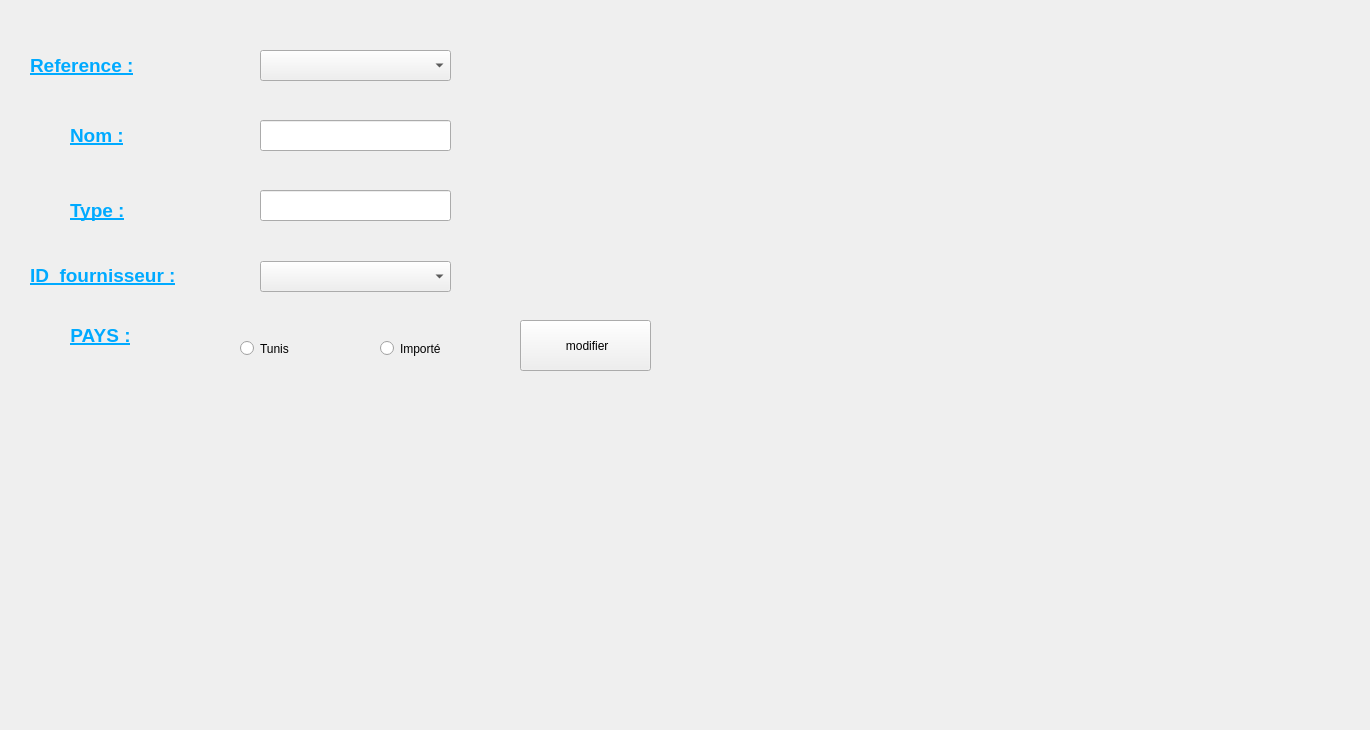
      <widget class="QWidget" name="tab_9">
       <attribute name="title">
        <string>modifier un equipement</string>
       </attribute>
       <widget class="QLabel" name="label_11">
        <property name="geometry">
         <rect>
          <x>30</x>
          <y>40</y>
          <width>141</width>
          <height>51</height>
         </rect>
        </property>
        <property name="font">
         <font>
          <pointsize>14</pointsize>
          <weight>75</weight>
          <bold>true</bold>
          <underline>true</underline>
         </font>
        </property>
        <property name="styleSheet">
         <string notr="true"/>
        </property>
        <property name="text">
         <string>&lt;html&gt;&lt;head/&gt;&lt;body&gt;&lt;p&gt;&lt;span style=&quot; color:#00aaff;&quot;&gt;Reference :&lt;/span&gt;&lt;/p&gt;&lt;/body&gt;&lt;/html&gt;</string>
        </property>
       </widget>
       <widget class="QLabel" name="label_12">
        <property name="geometry">
         <rect>
          <x>30</x>
          <y>250</y>
          <width>151</width>
          <height>51</height>
         </rect>
        </property>
        <property name="font">
         <font>
          <pointsize>14</pointsize>
          <weight>75</weight>
          <bold>true</bold>
          <underline>true</underline>
         </font>
        </property>
        <property name="text">
         <string>&lt;html&gt;&lt;head/&gt;&lt;body&gt;&lt;p&gt;&lt;span style=&quot; color:#00aaff;&quot;&gt;ID_fournisseur :&lt;/span&gt;&lt;/p&gt;&lt;/body&gt;&lt;/html&gt;</string>
        </property>
       </widget>
       <widget class="QLineEdit" name="lineEdit_9">
        <property name="geometry">
         <rect>
          <x>260</x>
          <y>190</y>
          <width>191</width>
          <height>31</height>
         </rect>
        </property>
       </widget>
       <widget class="QLabel" name="label_13">
        <property name="geometry">
         <rect>
          <x>70</x>
          <y>110</y>
          <width>131</width>
          <height>51</height>
         </rect>
        </property>
        <property name="font">
         <font>
          <pointsize>14</pointsize>
          <weight>75</weight>
          <bold>true</bold>
          <underline>true</underline>
         </font>
        </property>
        <property name="text">
         <string>&lt;html&gt;&lt;head/&gt;&lt;body&gt;&lt;p&gt;&lt;span style=&quot; color:#00aaff;&quot;&gt;Nom :&lt;/span&gt;&lt;/p&gt;&lt;/body&gt;&lt;/html&gt;</string>
        </property>
       </widget>
       <widget class="QLineEdit" name="lineEdit_10">
        <property name="geometry">
         <rect>
          <x>260</x>
          <y>120</y>
          <width>191</width>
          <height>31</height>
         </rect>
        </property>
       </widget>
       <widget class="QLabel" name="label_14">
        <property name="geometry">
         <rect>
          <x>70</x>
          <y>170</y>
          <width>131</width>
          <height>81</height>
         </rect>
        </property>
        <property name="font">
         <font>
          <pointsize>14</pointsize>
          <weight>75</weight>
          <bold>true</bold>
          <underline>true</underline>
         </font>
        </property>
        <property name="text">
         <string>&lt;html&gt;&lt;head/&gt;&lt;body&gt;&lt;p&gt;&lt;span style=&quot; color:#00aaff;&quot;&gt;Type :&lt;/span&gt;&lt;/p&gt;&lt;/body&gt;&lt;/html&gt;</string>
        </property>
       </widget>
       <widget class="QPushButton" name="pushButton">
        <property name="geometry">
         <rect>
          <x>520</x>
          <y>320</y>
          <width>131</width>
          <height>51</height>
         </rect>
        </property>
        <property name="font">
         <font/>
        </property>
        <property name="text">
         <string> modifier</string>
        </property>
       </widget>
       <widget class="QComboBox" name="comboBox_2">
        <property name="geometry">
         <rect>
          <x>260</x>
          <y>50</y>
          <width>191</width>
          <height>31</height>
         </rect>
        </property>
       </widget>
       <widget class="QComboBox" name="combo_id">
        <property name="geometry">
         <rect>
          <x>260</x>
          <y>261</y>
          <width>191</width>
          <height>31</height>
         </rect>
        </property>
       </widget>
       <widget class="QLabel" name="label_25">
        <property name="geometry">
         <rect>
          <x>-60</x>
          <y>-30</y>
          <width>1361</width>
          <height>721</height>
         </rect>
        </property>
        <property name="text">
         <string>TextLabel</string>
        </property>
       </widget>
       <widget class="QLabel" name="label_26">
        <property name="geometry">
         <rect>
          <x>0</x>
          <y>300</y>
          <width>201</width>
          <height>71</height>
         </rect>
        </property>
        <property name="text">
         <string>&lt;html&gt;&lt;head/&gt;&lt;body&gt;&lt;p align=&quot;center&quot;&gt;&lt;span style=&quot; font-size:14pt; font-weight:600; text-decoration: underline; color:#00aaff;&quot;&gt;PAYS :&lt;/span&gt;&lt;/p&gt;&lt;/body&gt;&lt;/html&gt;</string>
        </property>
       </widget>
       <widget class="QRadioButton" name="radioButton_3">
        <property name="geometry">
         <rect>
          <x>240</x>
          <y>340</y>
          <width>82</width>
          <height>17</height>
         </rect>
        </property>
        <property name="text">
         <string>Tunis</string>
        </property>
       </widget>
       <widget class="QRadioButton" name="radioButton_4">
        <property name="geometry">
         <rect>
          <x>380</x>
          <y>340</y>
          <width>82</width>
          <height>17</height>
         </rect>
        </property>
        <property name="text">
         <string>Importé</string>
        </property>
       </widget>
       <zorder>label_25</zorder>
       <zorder>label_12</zorder>
       <zorder>lineEdit_9</zorder>
       <zorder>label_13</zorder>
       <zorder>lineEdit_10</zorder>
       <zorder>label_14</zorder>
       <zorder>pushButton</zorder>
       <zorder>comboBox_2</zorder>
       <zorder>combo_id</zorder>
       <zorder>label_11</zorder>
       <zorder>label_26</zorder>
       <zorder>radioButton_3</zorder>
       <zorder>radioButton_4</zorder>
      </widget>
